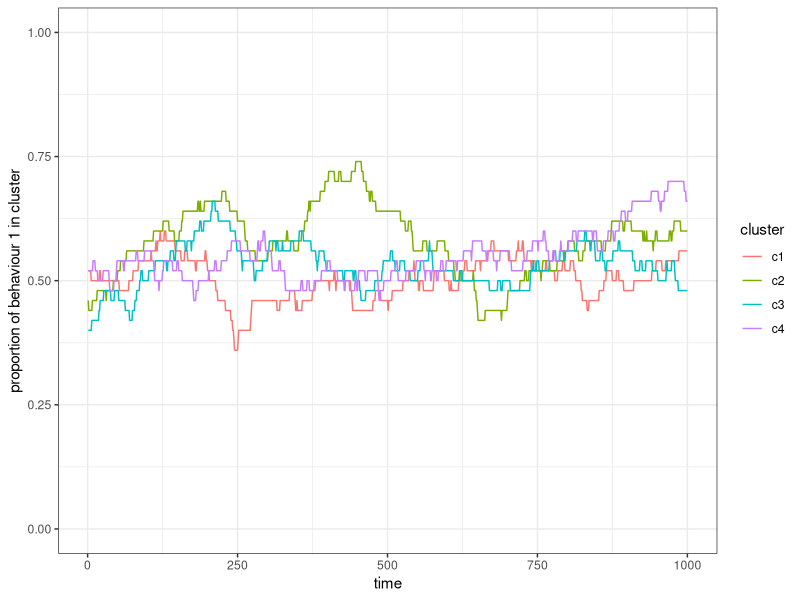
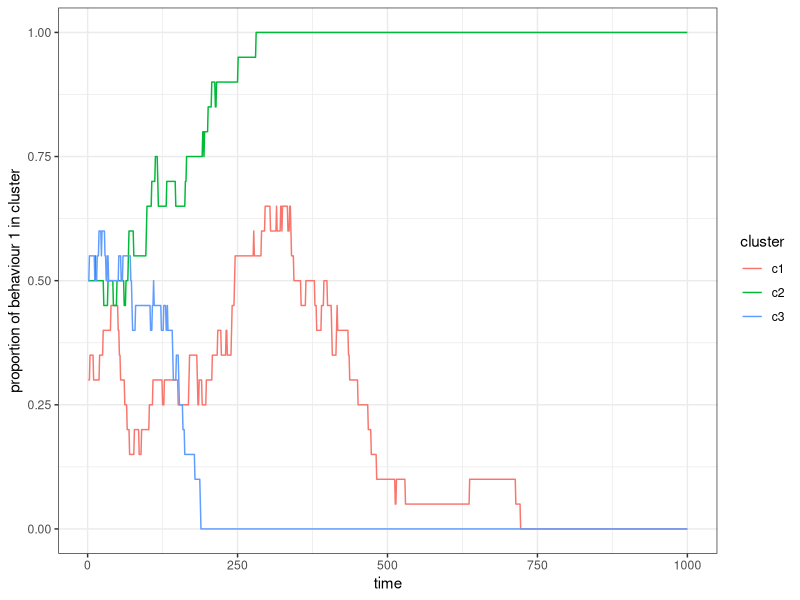
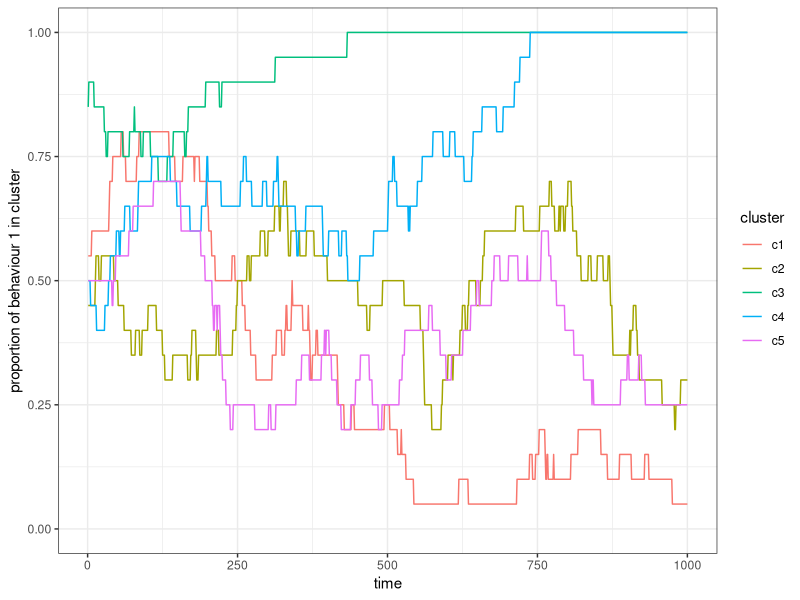
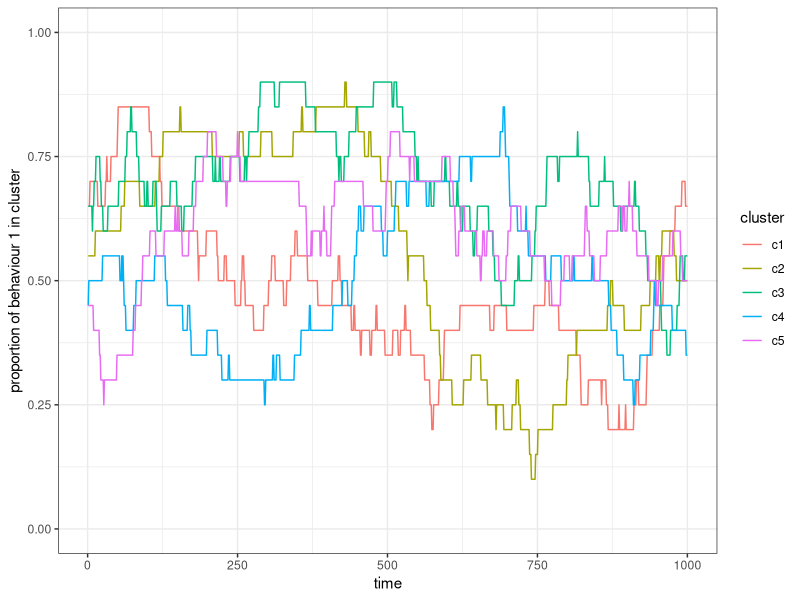
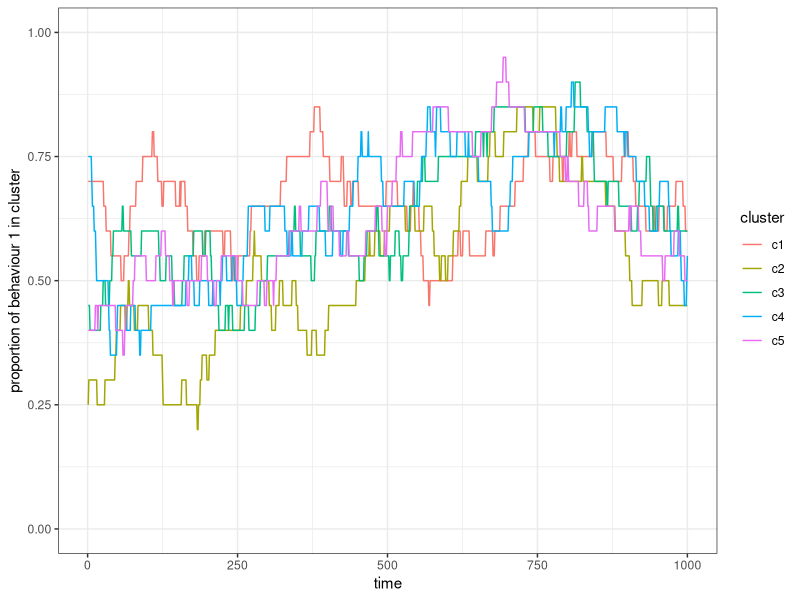
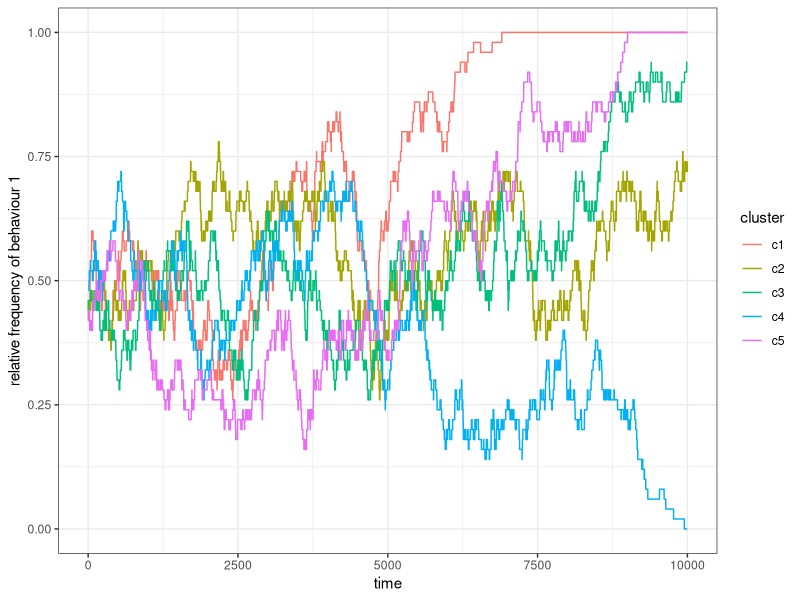
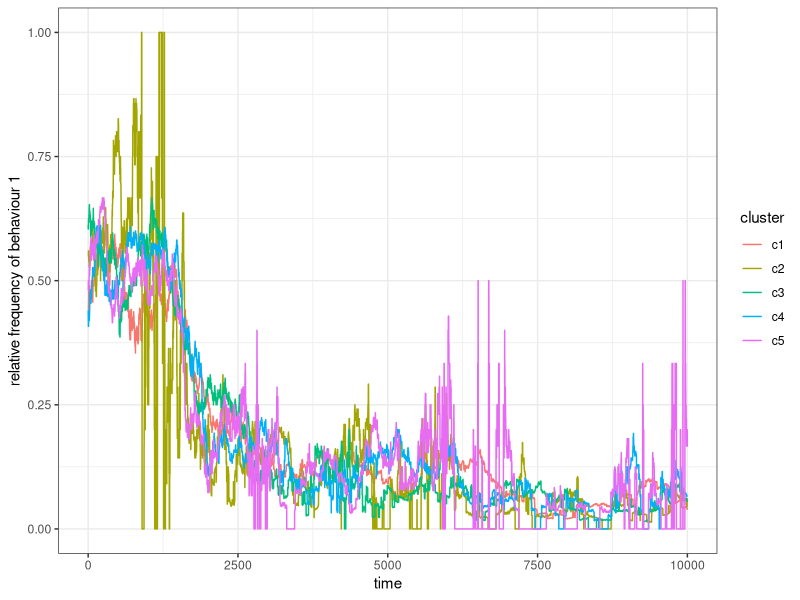
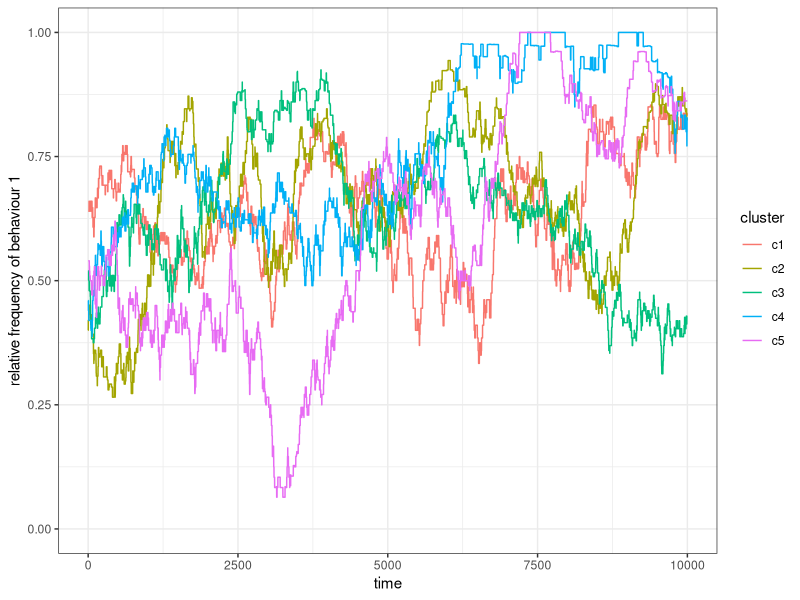

These figures' R source, in order:
library(tidyverse)
structured_population_2 <- function(n, c, r_max){
  total_pop <- c * n
  cluster <- rep(1:c, each = n)
  behaviours <- sample(x = 2, size = total_pop, replace = TRUE)
  rec_behav <- matrix(NA, nrow = r_max, ncol = c)
  
  for(round in 1:r_max){
    behaviours[ sample(x = total_pop, size = 1) ] <- sample(x = behaviours, size = 1)
    # Recalculate p for each cluster
    for(clu in 1:c){
      rec_behav[round, clu] <- sum(behaviours[cluster == clu] == 1) / n
    }
  }
  rec_behav_tbl <- as_tibble(rec_behav)
  # Set column names to c1, c2 to represent each cluster
  colnames(rec_behav_tbl) <- paste("c", 1:c, sep = "")
  rec_behav_tbl$time <- 1:r_max
  rec_behav_tbl_l <- pivot_longer(data = rec_behav_tbl, names_to = "cluster", 
                                  values_to = "p", !time)
  return(rec_behav_tbl_l)
}

res <- structured_population_2(n = 50, c = 4, r_max = 1000)

ggplot(res) + 
  geom_line(aes(x = time, y = p, col = cluster)) + 
  scale_y_continuous(limits = c(0,1)) + 
  ylab("proportion of behaviour 1 in cluster") + 
  theme_bw()
ggsave("structured population1.png", width = 20, height = 15, units = "cm")



structured_population_3 <- function(n, c, r_max){
  total_pop <- c * n
  cluster <- rep(1:c, each = n)
  behaviours <- sample(x = 2, size = total_pop, replace = TRUE)
  rec_behav <- matrix(NA, nrow = r_max, ncol = c)
  
  for(round in 1:r_max){
    # Choose a random cluster
    cluster_id <- sample(c, 1)
    # If there are at least two individuals in this cluster
    if(sum(cluster == cluster_id)>1){
      # Choose a random observer and a random individual to observe within the same cluster 
      observer_model <- sample(x = total_pop, size = 2, replace = F, 
                               prob = (cluster == cluster_id)*1)
      behaviours[ observer_model[1] ] <- behaviours[ observer_model[2] ]
    }
    
    for(clu in 1:c){
      rec_behav[round, clu] <- sum(behaviours[cluster == clu] == 1) / n
    }
  }
  return(matrix_to_tibble(m = rec_behav))
}

matrix_to_tibble <- function(m){
  m_tbl <- as_tibble(m)
  colnames(m_tbl) <- paste("c" ,1:ncol(m), sep = "")
  m_tbl$time<- 1:nrow(m)
  m_tbl_l <- pivot_longer(data = m_tbl, names_to = "cluster", values_to = "p", !time)
  return(m_tbl_l)
}
res <- structured_population_3(n = 20, c = 3, r_max = 1000)
ggplot(res) + 
  geom_line(aes(x = time, y = p, col = cluster)) + 
  scale_y_continuous(limits = c(0,1)) + 
  ylab("proportion of behaviour 1 in cluster") + 
  theme_bw()
ggsave("structured population2.png", width = 20, height = 15, units = "cm")


structured_population_4 <- function(n, c, p_c, r_max){
  total_pop <- c * n
  cluster <- rep(1:c, each = n)
  behaviours <- sample(x = 2, size = total_pop, replace = TRUE)
  rec_behav <- matrix(NA, nrow = r_max, ncol = c)
  
  for(round in 1:r_max){
    cluster_id <- sample(c, 1)
    s <- cluster == cluster_id
    if(sum(s)>1){
      # Choose a random observer and a random individual to observe within the same cluster 
      observer_model <- sample(x = total_pop, size = 2, replace = F, 
                               prob = (s + p_c) / (1 + p_c))
      behaviours[ observer_model[1] ] <- behaviours[ observer_model[2] ]
    }
    
    for(clu in 1:c){
      rec_behav[round, clu] <- sum(behaviours[cluster == clu] == 1) / n
    }
  }
  return(matrix_to_tibble(m = rec_behav))
}
res_0  <- structured_population_4(n = 20, c = 5, p_c = 0, r_max = 1000)
res_01 <- structured_population_4(n = 20, c = 5, p_c = 0.1, r_max = 1000)
res_1  <- structured_population_4(n = 20, c = 5, p_c = 1, r_max = 1000)

ggplot(res_0) + 
  geom_line(aes(x = time, y = p, col = cluster)) + 
  scale_y_continuous(limits = c(0,1)) + 
  ylab("proportion of behaviour 1 in cluster") + 
  theme_bw()
ggsave("structured population3.png", width = 20, height = 15, units = "cm")

ggplot(res_01) + 
  geom_line(aes(x = time, y = p, col = cluster)) + 
  scale_y_continuous(limits = c(0,1)) + 
  ylab("proportion of behaviour 1 in cluster") + 
  theme_bw()
ggsave("structured population4.png", width = 20, height = 15, units = "cm")

ggplot(res_1) + 
  geom_line(aes(x = time, y = p, col = cluster)) + 
  scale_y_continuous(limits = c(0,1)) + 
  ylab("proportion of behaviour 1 in cluster") + 
  theme_bw()
ggsave("structured population5.png", width = 20, height = 15, units = "cm")



#migration
structured_population_5 <- function(n, c, p_c, p_m, r_max){
  total_pop <- c * n
  cluster <- rep(1:c, each = n)
  behaviours <- sample(x = 2, size = total_pop, replace = TRUE)
  rec_behav <- matrix(NA, nrow = r_max, ncol = c)
  
  for(round in 1:r_max){
    cluster_id <- sample(c, 1)
    s <- cluster == cluster_id
    if(sum(s)>1){
      observer_model <- sample(x = total_pop, size = 2, replace = F, 
                               prob = (s + p_c) / (1 + p_c))
      behaviours[ observer_model[1] ] <- behaviours[ observer_model[2] ]
    }
    
    # Migration to another cluster with probability p_m and if there is more than 
    # one subset
    if((runif(1,0,1) <= p_m) & (c > 1)){
      # Set cluster id that is different from the current one
      cluster[ observer_model[1] ] <- sample((1:c)[-cluster_id], 1)
    }
    
    for(clu in 1:c){
      rec_behav[round, clu] <- sum(behaviours[cluster == clu] == 1) / sum(cluster == clu)
    }
  }
  return(matrix_to_tibble(m = rec_behav))
}
res_0  <- structured_population_5(c = 5, n = 50, r_max = 10000, p_m = 0, p_c=0)
res_1  <- structured_population_5(c = 5, n = 50, r_max = 10000, p_m = 1, p_c=0)
res_01 <- structured_population_5(c = 5, n = 50, r_max = 10000, p_m = 0.1, p_c=0)

ggplot(res_0) + 
  geom_line(aes(x = time, y = p, col = cluster)) +
  scale_y_continuous(limits = c(0,1)) + 
  ylab("relative frequency of behaviour 1") + 
  theme_bw()

ggsave("structured population m1.png", width = 20, height = 15, units = "cm")

ggplot(res_1) + 
  geom_line(aes(x = time, y = p, col = cluster)) +
  scale_y_continuous(limits = c(0,1)) + 
  ylab("relative frequency of behaviour 1") + 
  theme_bw()

ggsave("structured population m2.png", width = 20, height = 15, units = "cm")

ggplot(res_01) + 
  geom_line(aes(x = time, y = p, col = cluster)) +
  scale_y_continuous(limits = c(0,1)) + 
  ylab("relative frequency of behaviour 1") + 
  theme_bw()
ggsave("structured population m3.png", width = 20, height = 15, units = "cm")



#migration with probability

structured_population_6 <- function(n, c, p_c, p_m, r_max, sim = 1){
  total_pop <- c * n
  cluster <- rep(1:c, each = n)
  behaviours <- sample(x = 2, size = total_pop, replace = TRUE)
  rec_behav <- rep(NA, times = c)
  # Adding a reporting variable for the similarity of clusters
  rec_var <- rep(NA, r_max)
  
  for(round in 1:r_max){
    cluster_id <- sample(c, 1)
    s <- cluster == cluster_id
    if(sum(s)>1){
      observer_model <- sample(x = total_pop, size = 2, replace = F, 
                               prob = (s + p_c) / (1 + p_c))
      behaviours[ observer_model[1] ] <- behaviours[ observer_model[2] ]
    }
    
    if((runif(1,0,1) <= p_m) & (c > 1)){
      cluster[ observer_model[1] ] <- sample((1:c)[-cluster_id], 1)
    }
    
    for(clu in 1:c){
      rec_behav[clu] <- sum(behaviours[cluster == clu] == 1) / sum(cluster == clu)
    }
    # Calculating variance in behaviour 1 between clusters
    rec_var[round] <- var(rec_behav)
  }
  # Preparing a reporting table to return
  rec_var <- bind_cols(time = 1:r_max, var = rec_var, sim = sim, p_c = p_c, p_m = p_m)
  return(rec_var)
}
grid <- expand.grid(rep = 1:20, 
                    pm = c(0, .01, .1, 1), 
                    pc = c(0, .01, .1, 1))
res <- bind_rows(lapply(1:nrow(grid), function(i) 
  structured_population_6(c = 5, 
                          n = 20, 
                          r_max = 2000, 
                          p_m = grid[i, "pm"], 
                          p_c = grid[i, "pc"], 
                          sim = i)
))
ggplot(res) +
  geom_line(aes(x = time, y = var, group = sim), alpha=.5) +
  facet_grid(p_m ~ p_c, labeller = label_both) + 
  ylab("average variance between subsets") +
  theme_bw()
ggsave("structured population m4.png", width = 20, height = 15, units = "cm")
